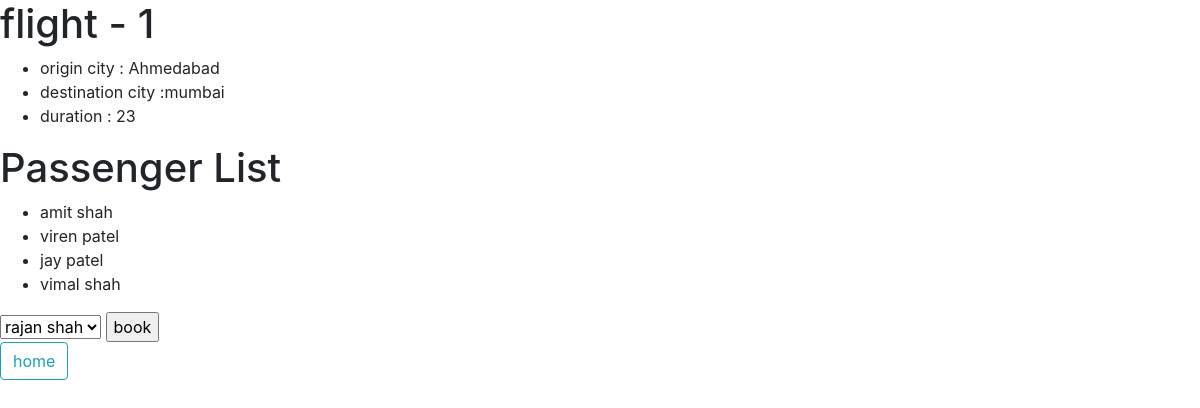
Screenshot of /airline/detail/1 with the database file from the repository.
### airline/models.py (models this page shows, shortened)
class flight(models.Model):
    origin=models.ForeignKey(airport,on_delete=models.CASCADE,related_name='departure')
    destinations=models.ForeignKey(airport,on_delete=models.CASCADE,related_name='arrival')
    durations=models.IntegerField()

class airport(models.Model):
    code=models.CharField(max_length=55)
    city=models.CharField(max_length=55)

class passenger(models.Model):
    first_name=models.CharField(max_length=40)
    last_name=models.CharField(max_length=40)
    flights=models.ManyToManyField(flight,related_name="passengers")
    def __str__(self):
        return f"{self.first_name} {self.last_name}"

### airline/views.py (the view)
# urls.py: path("detail/<int:flight_id>",flight_detail,name="flight-detail"),
def flight_detail(request,flight_id):
    flight_info=flight.objects.get(id=flight_id)
    return render(request,"airline/flight_detail.html",{
        "flight":flight_info,
        "passengers":flight_info.passengers.all(),
        "non_passenger":passenger.objects.exclude(flights=flight_info).all()
    })

### airline/templates/airline/flight_detail.html (shortened to what this page needs)
<!DOCTYPE html>
<html lang="en">
<head>
    <link rel="stylesheet" href="https://stackpath.bootstrapcdn.com/bootstrap/4.1.3/css/bootstrap.min.css">
</head>
<body>
<h1> flight  - {{ flight.id }}</h1>
<ul>
    <li>origin city : {{ flight.origin.city }}</li>
    <li>destination city :{{ flight.destinations.city }}</li>
    <li> duration : {{ flight.durations }}</li>
</ul>
<h1> Passenger List </h1>
<ul>
    {% for  passenger in passengers %}
       <li> {{ passenger }}</li>
   {% endfor %}
</ul>
 <form action="{% url 'flight-book' flight.id %}" method="post">
     <select name="npassenger" id="">
         {% for passenger in non_passenger %}
             <option value="{{ passenger.id }}">{{ passenger }}</option>
         {% endfor %}
     </select>
     <input type="submit" value="book">
 </form>
 <a href="{% url 'flight_home' %}" class="btn btn-outline-info"> home  </a>
</body>
</html>

### rows the page displays
flight: id "1", origin.city "Ahmedabad", destinations.city "mumbai", durations "23"
passenger: first_name+last_name "amit shah"
passenger: first_name+last_name "viren patel"
passenger: first_name+last_name "jay patel"
passenger: first_name+last_name "vimal shah"

### other values shown
form field npassenger "rajan shah"
